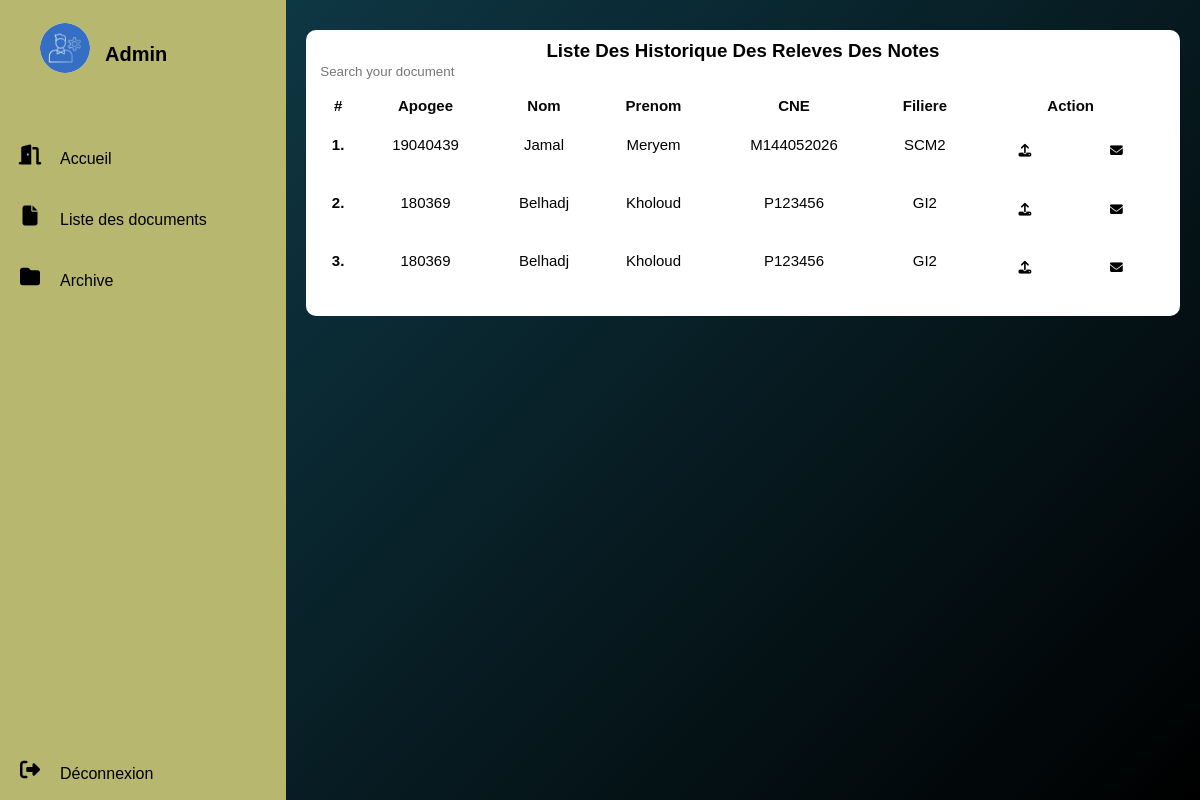
Before: /pj_1/historique_releve.php with the older database file.
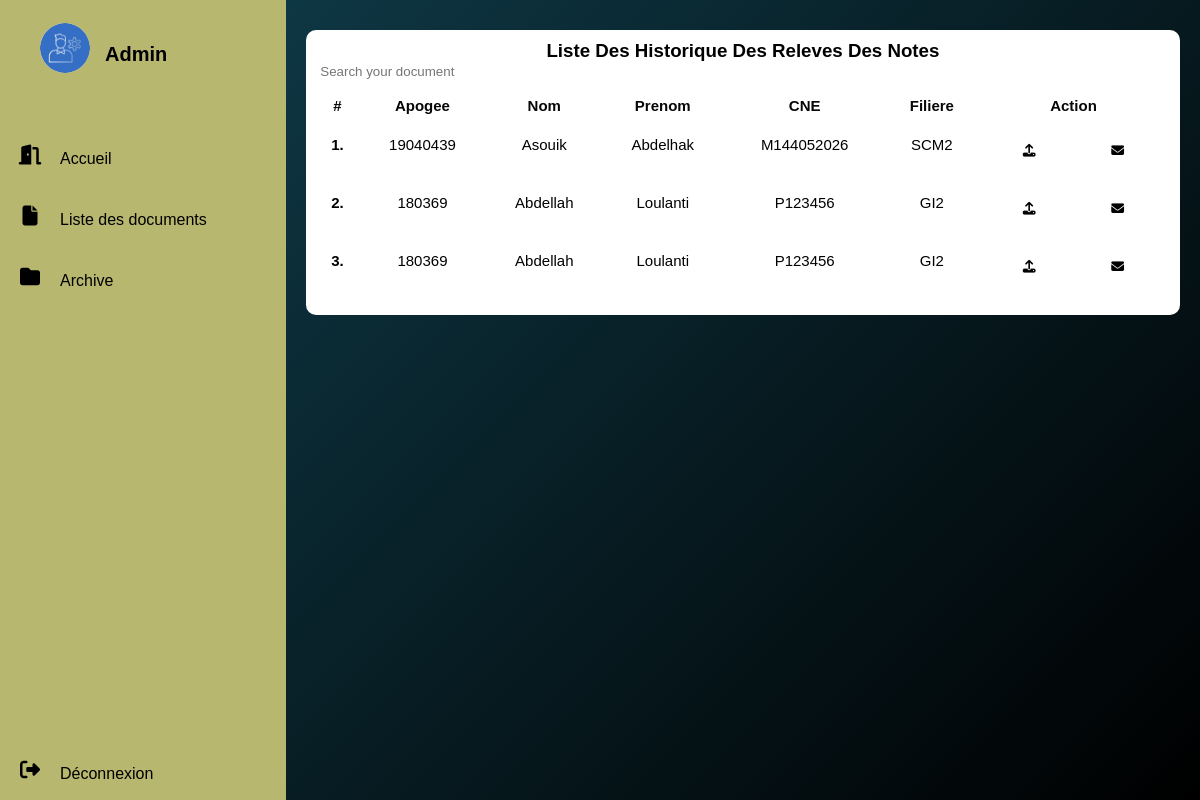
After: the same page with the newer database file.
### tables this page shows
CREATE TABLE `archive_rel` (
  `id` int(11) NOT NULL,
  `apogee` int(11) NOT NULL,
  `filiere` varchar(30) NOT NULL,
  `nom` varchar(30) NOT NULL,
  `prenom` varchar(30) NOT NULL,
  `CNE` varchar(30) NOT NULL,
  `date_naissance` date NOT NULL,
  `ville` varchar(50) NOT NULL,
  `email` varchar(30) NOT NULL
);

### pj_1/historique_releve.php (the view, shortened to what this page needs)
<?php
require("connection.php");
?>
<!DOCTYPE html>
<html lang="en">
<head>
    <link rel="stylesheet" href="styleprofil.css">
 </head>
<body>
<div class="container">
  <nav>
    <ul>
      <div class="sm">
        <li>
            <a href="index.php" class="logo" >
            <img src="img/n.jpg">
            <span class="nav-iten">Admin</span>
        </a>
    </li>
    <li>
      <a href="index.php">
        <i class="fas fa-door-open"></i>
      <span class="nav-item">Accueil</span>
      </a>
  </li>
    <li class="lin">
         <i class="fas fa-file"></i> <input  onclick="setvisibility('sous','table') ;setvisibility('sous1','none');"type="button" class="nav-item" value="Liste des documents">
    </li>
    <li class="lin">
      <i class="fas fa-folder"></i>
    </i> <input   onclick="setvisibility('sous1','table') ;setvisibility('sous','none');"type="button" class="nav-item" value="Archive">
</li>
 <li>
  <a href="index.php" class="logout" >
      <i class="fas fa-sign-out-alt"></i>
  <span class="nav-item">Déconnexion</span>
  </a>
</li>
  </div>
 </ul>
</nav>
    <section class="main">
      <section class="Utilisateurs">
          <div class="users-list">
            <h1>Liste des historique des releves des notes</h1>
            <table class="table" id="my-table">
            <input  type="search" placeholder="Search your document" id="search-input">
              <thead>
                <tr>
      <th >#</th>
      <th scope="col">apogee</th>
      <th scope="col">nom</th>
            <th scope="col">prenom</th>
            <th scope="col">CNE</th>
            <th scope="col">filiere</th>
      <th>action</th>
                </tr>
              </thead>
              <tbody>
              <?php $query = mysqli_query($con,"SELECT * FROM archive_rel ");
          $i=1;
          while($row = mysqli_fetch_assoc($query))
          {
          ?>
          <tr>
            <th scope="row"><?=$i++?>.</th>
            <td><?=$row['apogee']?></td>
            <td><?=$row['nom']?></td>
            <td><?=$row['prenom']?></td>
            <td><?=$row['CNE']?></td>
            <td><?=$row['filiere']?></td>
            <td>
              <div class="icone">
              <a target="_blank" href="print-rel-arc.php?id=<?=$row['id']?>"><i class="fas fa-upload"></i></a>
              <a target="_blank" href="print-rel-arc-e.php?id=<?=$row['id']?>"><i class="fas fa-envelope"></i></a>
            </td>
          </tr>
         <?php } ?>
        </tbody>
      </table>
    </div>
  </div>

Changed rows visible on the page:
changed archive_rel "SCM2": nom "Jamal" → "Asouik"; prenom "Meryem" → "Abdelhak"
changed archive_rel (number 2 of 3 on the later page): nom "Belhadj" → "Abdellah"; prenom "Kholoud" → "Loulanti"
changed archive_rel (number 3 of 3 on the later page): nom "Belhadj" → "Abdellah"; prenom "Kholoud" → "Loulanti"
